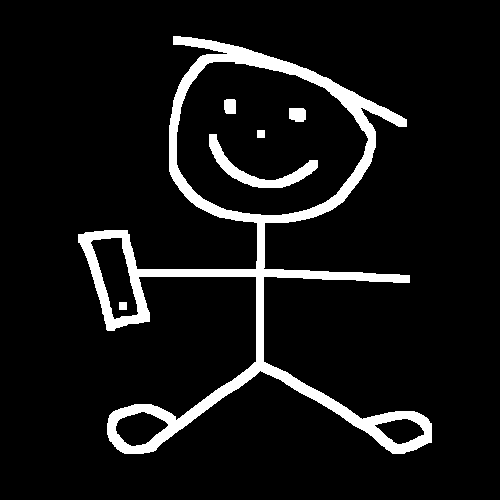
#> input picture person.png, 500 x 500 px
$ python make_neon.py
#> lines starting #> are read from the running program, lines starting #| are printed output that depends on the picture
"""
A program to add a "neon" effect to black-and-white photos
"""

from PIL import Image
from scipy.spatial import KDTree

img = Image.open('person.png')
#> img is the input picture: PIL image 500x500 RGBA; mean R, G, B, A 20.5, 20.5, 20.5, 255
im = img.load()

MAX_RADIUS = 20 # Light strength

dists = [[MAX_RADIUS] * img.size[1] for i in range(img.size[0])]

white_pixels = []
black_pixels = []

for x in range(img.size[0]):
    for y in range(img.size[1]):
        if im[x, y] == (255, 255, 255, 255):
            white_pixels.append( (x, y) )
        else:
            black_pixels.append( (x, y) )

tree = KDTree(white_pixels)
results = tree.query(black_pixels)

for i in range(len(black_pixels)):
    x, y = black_pixels[i]
    dists[x][y] = results[0][i]

COLOR = (245, 0, 49)

for x in range(img.size[0]):
    for y in range(img.size[1]):
        if im[x, y] == (255, 255, 255, 255):
            continue
        RATIO = 1 - dists[x][y] / MAX_RADIUS
        im[x, y] = (int(RATIO * COLOR[0]), int(RATIO * COLOR[1]), int(RATIO * COLOR[2]), 255)

img.save('neon_person.png')
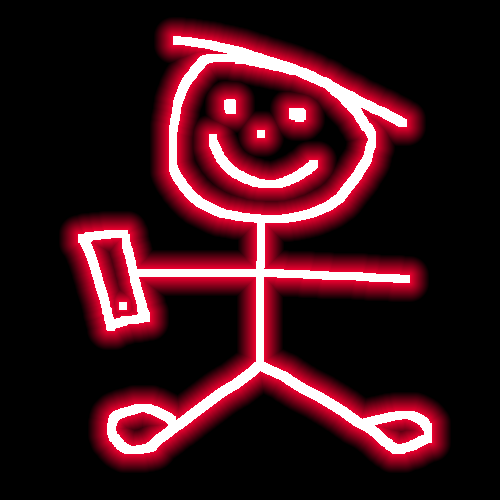
#> saved as neon_person.png: PIL image 500x500 RGBA; mean R, G, B, A 58.1, 20.5, 27.9, 255
